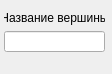
<?xml version="1.0" encoding="UTF-8"?>
<ui version="4.0">
 <class>EdgeEdit</class>
 <widget class="QWidget" name="EdgeEdit">
  <property name="geometry">
   <rect>
    <x>0</x>
    <y>0</y>
    <width>112</width>
    <height>74</height>
   </rect>
  </property>
  <property name="windowTitle">
   <string>Form</string>
  </property>
  <property name="styleSheet">
   <string notr="true">EdgeEdit
{
border-radius:10px;
}</string>
  </property>
  <widget class="QLabel" name="background">
   <property name="geometry">
    <rect>
     <x>0</x>
     <y>0</y>
     <width>111</width>
     <height>71</height>
    </rect>
   </property>
   <property name="styleSheet">
    <string notr="true">QLabel
{
background-color:transparent;
}</string>
   </property>
   <property name="text">
    <string/>
   </property>
   <property name="pixmap">
    <pixmap resource="res.qrc">:/Backgrounds/img/EdgeEdit.png</pixmap>
   </property>
   <property name="scaledContents">
    <bool>true</bool>
   </property>
   <property name="alignment">
    <set>Qt::AlignCenter</set>
   </property>
   <property name="wordWrap">
    <bool>false</bool>
   </property>
   <property name="indent">
    <number>-1</number>
   </property>
   <property name="openExternalLinks">
    <bool>false</bool>
   </property>
   <property name="textInteractionFlags">
    <set>Qt::TextBrowserInteraction</set>
   </property>
  </widget>
  <widget class="QWidget" name="layoutWidget">
   <property name="geometry">
    <rect>
     <x>4</x>
     <y>11</y>
     <width>101</width>
     <height>41</height>
    </rect>
   </property>
   <layout class="QVBoxLayout" name="verticalLayout">
    <item>
     <widget class="QLabel" name="label">
      <property name="text">
       <string>Название вершины</string>
      </property>
      <property name="alignment">
       <set>Qt::AlignCenter</set>
      </property>
     </widget>
    </item>
    <item>
     <widget class="QLineEdit" name="edgeName">
      <property name="maxLength">
       <number>3000</number>
      </property>
     </widget>
    </item>
   </layout>
  </widget>
 </widget>
 <resources>
  <include location="res.qrc"/>
 </resources>
 <connections/>
</ui>
